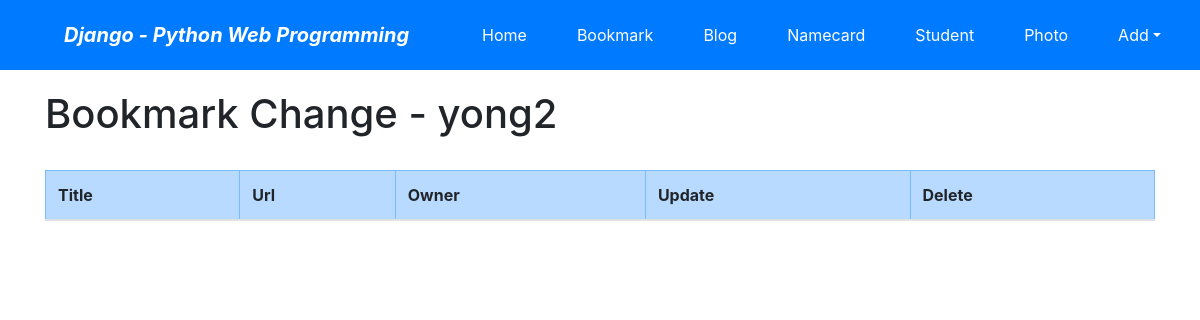
The page /bookmark/change/ (signed in) on the database as committed earlier.
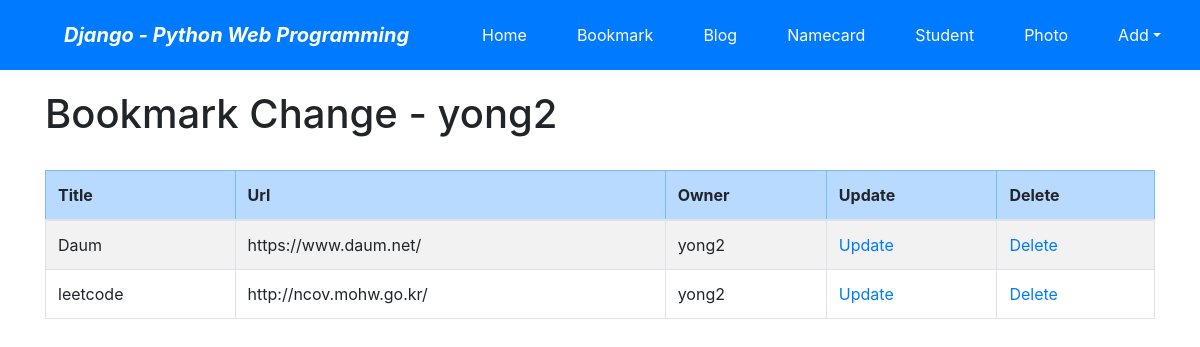
The same page on the database as committed later.
### bookmark/models.py (models this page shows, shortened)
class Bookmark(models.Model):
    title = models.CharField('TITLE', max_length=100, blank=True)
    url = models.URLField('URL', unique=True)
    owner = models.ForeignKey(User,on_delete=models.CASCADE,blank=True,null=True) # 추가

### bookmark/views.py (the view)
class BookmarkChangeLV(LoginRequiredMixin, ListView):
    template_name = 'bookmark/bookmark_change_list.html'
    def get_queryset(self):
        return Bookmark.objects.filter(owner=self.request.user)

### bookmark/templates/bookmark/bookmark_change_list.html (shortened to what this page needs)
{% extends "base.html" %}
{% block content %}
    <h1>Bookmark Change - {{user}}</h1>
    <br>
    <table class="table table-bordered table-condensed table-striped">
        <thead>
            <tr class="table-primary">
                <th>Title</th>
                <th>Url</th>
                <th>Owner</th>
                <th>Update</th>
                <th>Delete</th>
            </tr>
        </thead>
        <tbody>
            {% for item in object_list %}
            <tr>
                <td>{{ item.title }}</td>
                <td>{{ item.url }}</td>
                <td>{{ item.owner }}</td>
                <td><a href="{% url 'bookmark:update' item.id %}">Update</a></td>
                <td><a href="{% url 'bookmark:delete' item.id %}">Delete</a></td>
            </tr>
            {% endfor %}
        </tbody>
    </table>
{% endblock %}

### templates/base.html (shortened to what this page needs)
<!DOCTYPE html>
<html lang="ko">
<head>
    <link rel="stylesheet" href="https://stackpath.bootstrapcdn.com/bootstrap/4.3.1/css/bootstrap.min.css">
</head>
<body style="padding-top:90px;">
<nav class="navbar navbar-expand-lg navbar-dark bg-primary fixed-top">
    <span class="navbar-brand mx-5 mb-0 font-weight-bold font-italic">Django - Python Web Programming</span>
    <div class="collapse navbar-collapse" id="navbarSupportedContent">
        <ul class="navbar-nav mr-auto">
            <li class="nav-item mx-1 btn btn-primary">
                <a class="nav-link text-white" href="{% url 'home' %}">Home</a></li>
            <li class="nav-item mx-1 btn btn-primary">
                <a class="nav-link text-white" href="{% url 'bookmark:index' %}">Bookmark</a></li>
            <li class="nav-item mx-1 btn btn-primary">
                <a class="nav-link text-white" href="{% url 'blog:index' %}">Blog</a></li>
            <li class="nav-item mx-1 btn btn-primary">
                <a class="nav-link text-white" href="{% url 'namecard:index' %}">Namecard</a></li>
            <li class="nav-item mx-1 btn btn-primary">
                <a class="nav-link text-white" href="{% url 'student:index' %}">Student</a></li>
            <li class="nav-item mx-1 btn btn-primary">
                <a class="nav-link text-white" href="">Photo</a></li>
             <li class="nav-item dropdown mx-1 btn btn-primary">
                <a class="nav-link dropdown-toggle text-white" href="#" data-toggle="dropdown">Add</a>
            </li>
            <li class="nav-item dropdown mx-1 btn btn-primary">
            </li>
        </ul>
    </div>
</nav>
<div class="container">
    {% block content %}{% endblock %}
</div>
</body>
</html>

Rows that differ between the two databases and show on the page:
added Bookmark: title "Daum", url "https://www.daum.net/", owner "yong2"
added Bookmark: title "leetcode", url "http://ncov.mohw.go.kr/", owner "yong2"
